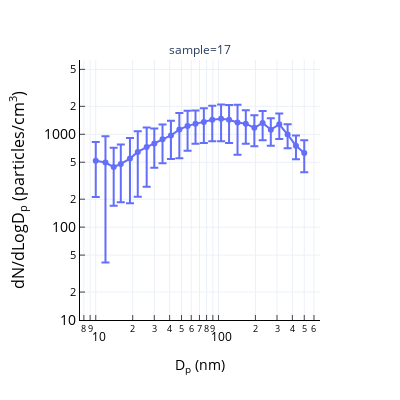

Notebook code cell kept with this figure:
### Code cell
fig3.update_layout(height=400, width=400)

### Figure 1 — Plotly figure (JSON) as saved in the notebook; plotly's stock layout.template omitted (floating-point values rounded to 4 significant figures)
{"data": [{"error_y": {"array": [308.9, 454.7, 273.9, 294.9, 365.6, 433.0, 455.4, 360.9, 395.0, 430.6, 571.5, 565.1, 504.3, 548.6, 593.8, 625.5, 628.5, 741.9, 511.5, 428.6, 461.3, 369.1, 390.3, 288.2, 214.6, 237.2]}, "hovertemplate": "sample=17<br>Dp=%{x}<br>counts=%{y}<extra></extra>", "legendgroup": "17", "line": {"color": "#636efa", "dash": "solid"}, "mode": "markers+lines", "name": "17", "orientation": "v", "showlegend": true, "type": "scatter", "x": [10, 12, 14, 16, 19, 22, 26, 30, 35, 41, 48, 56, 65, 76, 89, 105, 122, 143, 167, 196, 229, 267, 313, 366, 428, 500], "xaxis": "x", "y": [519.5, 496.4, 444.0, 479.9, 546.9, 645.8, 728.1, 796.4, 882.7, 972.0, 1123.0, 1232.0, 1295.0, 1353.0, 1434.0, 1466.0, 1434.0, 1343.0, 1301.0, 1174.0, 1323.0, 1122.0, 1281.0, 994.7, 753.3, 627.5], "yaxis": "y"}], "layout": {"annotations": [{"font": {}, "showarrow": false, "text": "sample=17", "x": 0.5, "xanchor": "center", "xref": "paper", "y": 1, "yanchor": "bottom", "yref": "paper"}], "height": 400, "legend": {"title": {"text": "sample"}, "tracegroupgap": 0}, "margin": {"t": 60}, "showlegend": false, "width": 400, "xaxis": {"anchor": "y", "domain": [0, 1], "linecolor": "black", "linewidth": 1, "nticks": 7, "showline": true, "showticklabels": true, "tickfont": {"color": "black", "size": 12}, "ticks": "inside", "tickwidth": 1, "title": {"font": {"color": "black", "size": 14}, "text": "D<sub>p</sub> (nm)"}, "type": "log"}, "yaxis": {"anchor": "x", "domain": [0, 1], "linecolor": "black", "linewidth": 1, "nticks": 7, "range": [1, 3.8], "showline": true, "tickfont": {"color": "black", "size": 14}, "ticks": "inside", "tickwidth": 1, "title": {"font": {"color": "black", "size": 16}, "text": "dN/dLogD<sub>p</sub> (particles/cm<sup>3</sup>)"}, "type": "log"}}}
